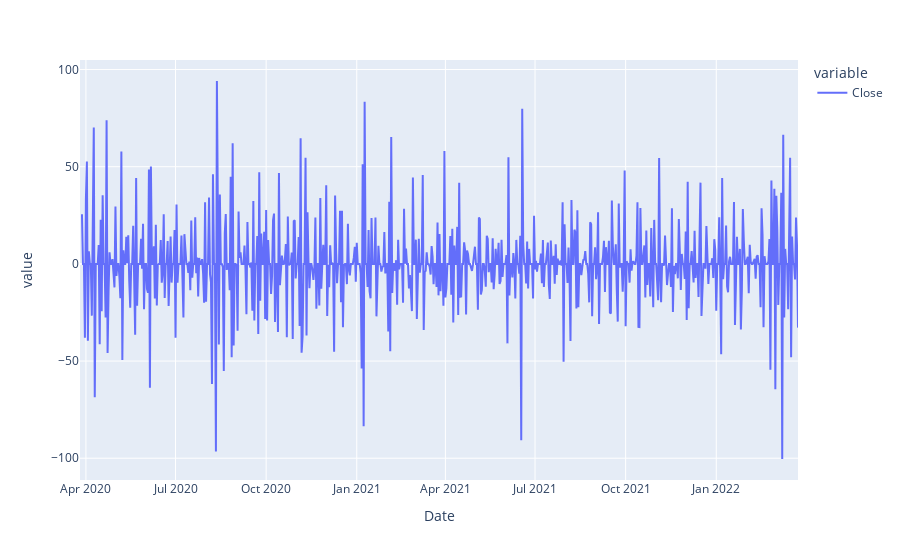

Notebook source saved alongside this figure:
### Code cell
px.line(price['Close'].diff().diff())

### Figure 1 — Plotly figure (JSON) as saved in the notebook; plotly's stock layout.template omitted (floating-point values rounded to 4 significant figures; data arrays with more than 128 entries replaced by an {"elided": "..."} marker saying what was removed)
{"data": [{"hovertemplate": "variable=Close<br>Date=%{x}<br>value=%{y}<extra></extra>", "legendgroup": "Close", "line": {"color": "#636efa", "dash": "solid"}, "marker": {"symbol": "circle"}, "mode": "lines", "name": "Close", "orientation": "v", "showlegend": true, "type": "scatter", "x": {"elided": "730 str values"}, "xaxis": "x", "y": {"elided": "730 float values"}, "yaxis": "y"}], "layout": {"legend": {"title": {"text": "variable"}, "tracegroupgap": 0}, "margin": {"t": 60}, "xaxis": {"anchor": "y", "domain": [0, 1], "title": {"text": "Date"}}, "yaxis": {"anchor": "x", "domain": [0, 1], "title": {"text": "value"}}}}
